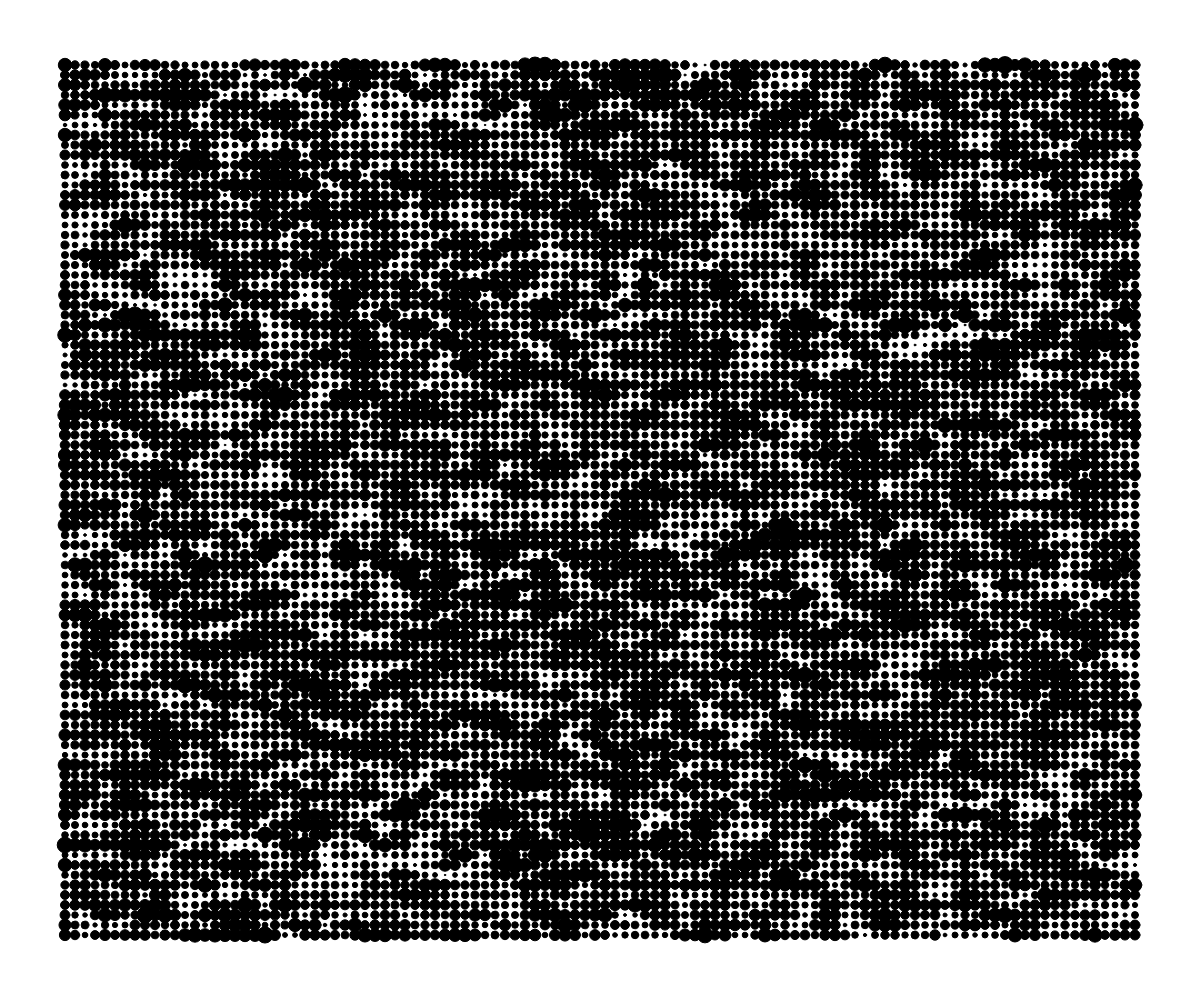
Frame 1 (no input)
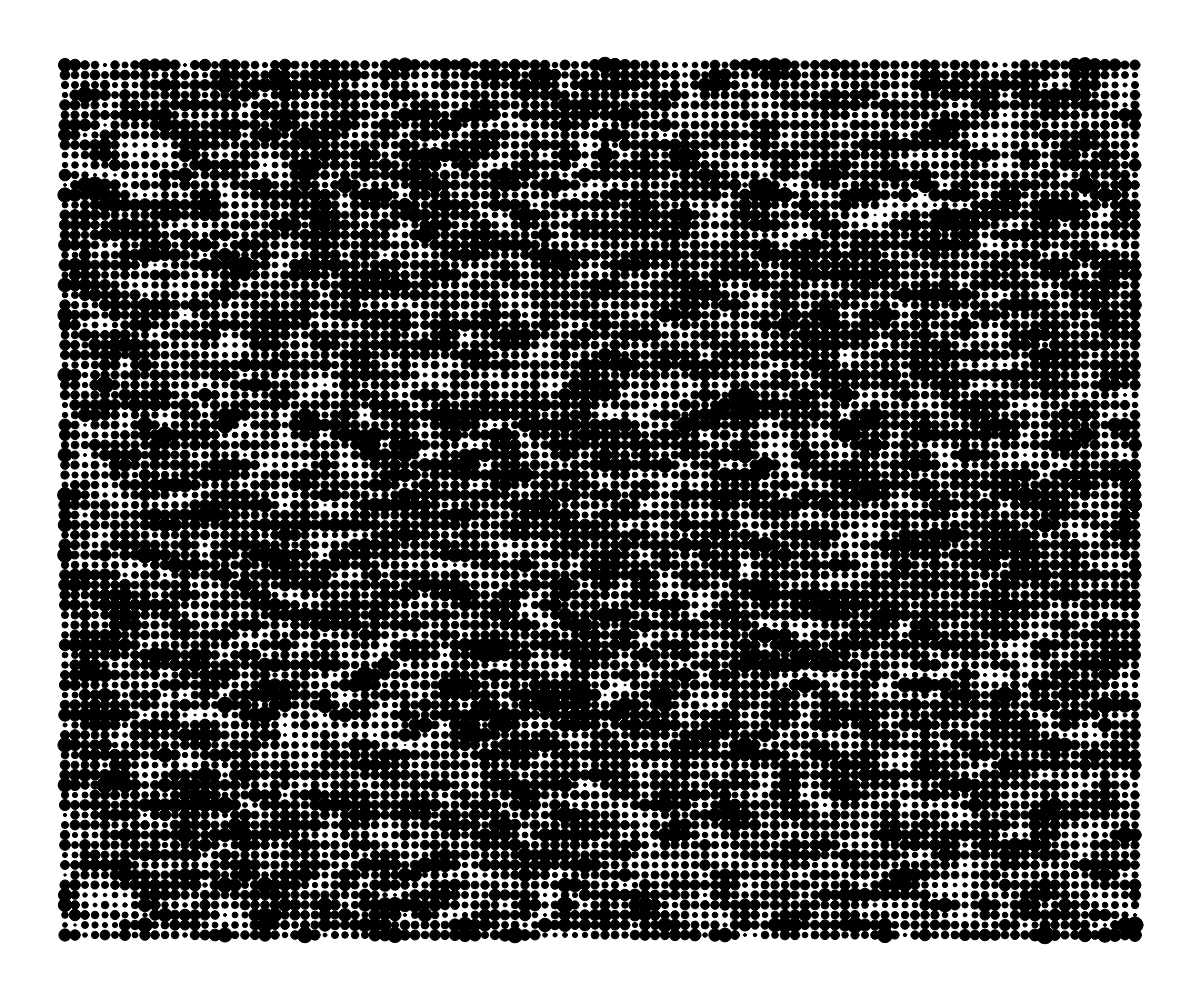
Frame 2 (the mouse pressed at the canvas centre, redrawn once)

The p5.js sketch that drew these frames (run headless with seeded random() and noise() and a simulated clock; the mouse was pressed at the canvas centre and the sketch redrawn once):

// p5.js sketch
// ── sketch.js
const totalWidth = window.innerWidth;
const totalHeight = window.innerHeight;

const relativeMargin = .05;
const margin = Math.max(totalWidth, totalHeight) * relativeMargin;

const width = totalWidth - (2 * margin);
const height = totalHeight - (2 * margin);
const originX = margin;
const originY = margin;

const cols = parseInt(width * .1);
const rows = parseInt(height * .1);

const cellWidth = width / cols;
const cellHeight = height / rows;

var xoff = 0;
var yoff = 0;
const xoffInc = .5;
const yoffInc = .04;

function setup() {
    createCanvas(totalWidth, totalHeight);
    noLoop();
}

function draw() {
    clear();
    fill(0);
    stroke(0);

    for (y = 0; y < rows; y++) {
        for (x = 0; x < cols; x++) {
            const radius = map(noise(xoff, yoff), 0, 1, 0, cellWidth * 2);
            ellipse(
                originX + (x * cellWidth) + (cellWidth * .5),
                originY + (y * cellHeight) + (cellHeight * .5),
                radius,
                radius
            );
            xoff += xoffInc;
        }
        yoff += yoffInc;
    }
}
